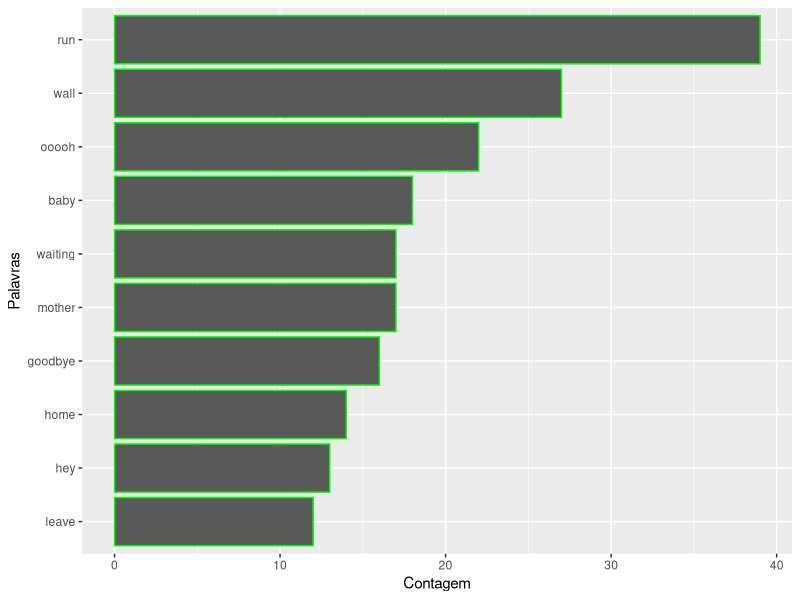
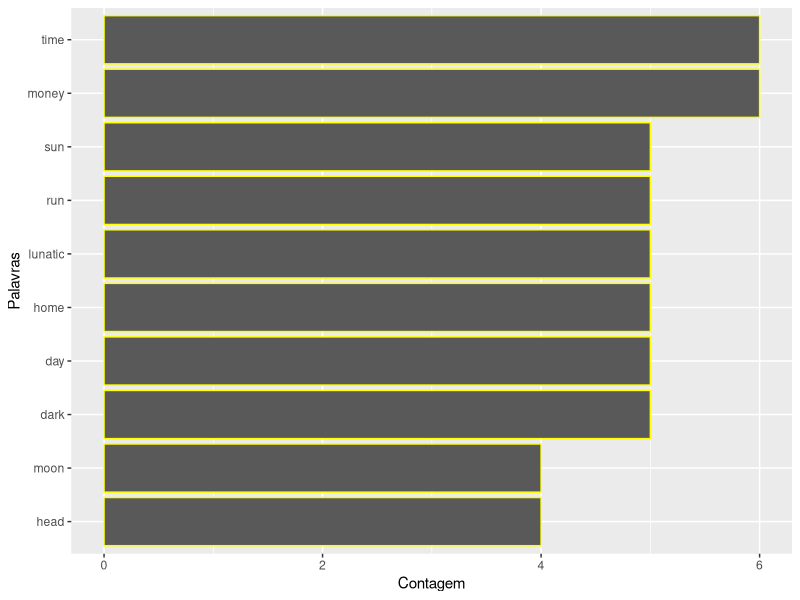
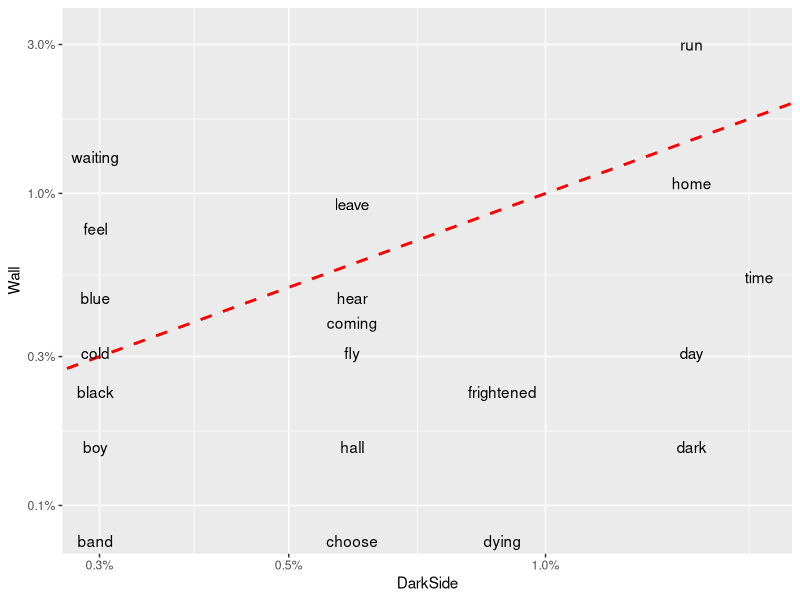
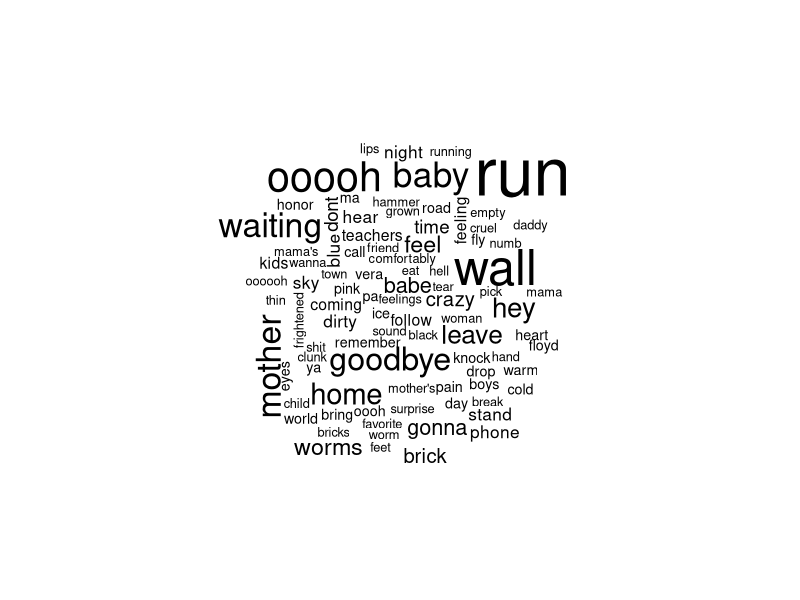
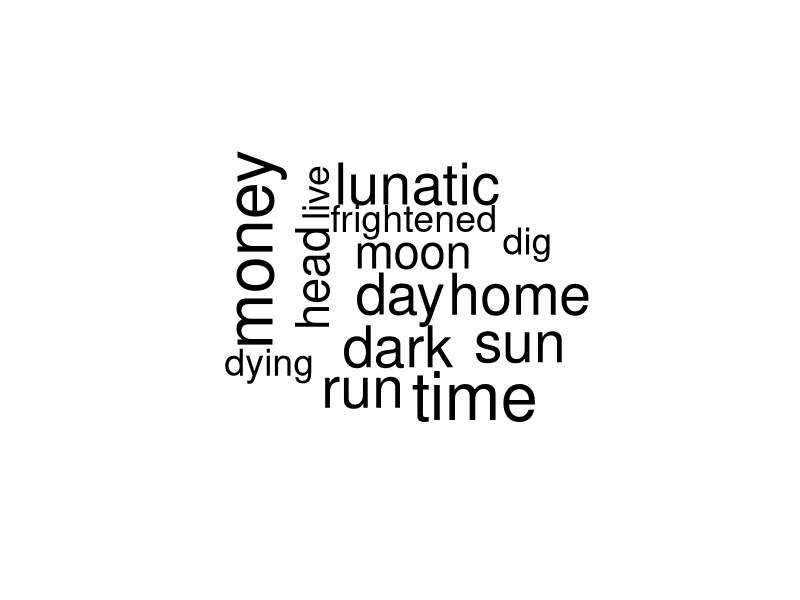

R code for these plots, in order: (Note: this script raises an error after producing the figures.)
## ---- chunk 1
knitr::opts_chunk$set(echo = TRUE)
## ---- chunk 2
library(dplyr)
library(stringr)
library(tidytext)
library(tidyr)
library(ggplot2)

thewall = read.csv("wall.csv",header = FALSE)

tidy_thewall <- data_frame(line=1:551,text = as.character(thewall$V1)) %>%  
  unnest_tokens(word, text)
tidy_thewall

data(stop_words)

tidy_thewall_nostop <- tidy_thewall %>%
  anti_join(stop_words)

tidy_thewall_nostop %>%
  count(word, sort=TRUE) %>%
  filter(n>10) %>%
  mutate(word = reorder(word, n)) %>%
  ggplot(aes(x=word,y=n)) +
  geom_col(color="green")+
  labs(y="Contagem", x="Palavras")+
  coord_flip()
## ---- chunk 3
darkside = read.csv("darkside.csv",header = FALSE)
head(darkside)
dim(darkside)
tidy_darkside <- data_frame(line=1:156,text = as.character(darkside$V1)) %>%  
  unnest_tokens(word, text)
tidy_darkside

data(stop_words)
tidy_darkside_nostop <- tidy_darkside %>%
  anti_join(stop_words)

tidy_darkside_nostop %>%
  count(word, sort=TRUE) %>%
  filter(n>3) %>%
  mutate(word = reorder(word, n)) %>%
  ggplot(aes(x=word,y=n)) +
  geom_col(color="yellow")+
  labs(y="Contagem", x="Palavras")+
  coord_flip()
## ---- chunk 4
freq_Pink <- bind_rows(mutate(tidy_thewall_nostop,album="Wall"),
                       mutate(tidy_darkside_nostop,album="DarkSide"))%>%
mutate(word = str_extract(word, "[a-z']+")) %>%
  count(album, word) %>%
  group_by(album) %>%
  mutate(proportion = n / sum(n)) %>% 
  select(-n) %>% 
  spread(album, proportion)

library(scales) # função percent_format

ggplot(freq_Pink,aes(x=DarkSide,y=Wall))+
  geom_abline(color = "red", lty = 2,lwd=1)+
  geom_text(aes(label = word), check_overlap = TRUE, vjust = 1.5)+
  scale_x_log10(labels = percent_format()) +
  scale_y_log10(labels = percent_format()) +
  scale_color_gradient(limits = c(0, 0.001), low = "darkslategray4",
                       high = "gray75")
## ---- chunk 5
cor.test(data = freq_Pink,~ DarkSide + Wall)
## ---- chunk 6
library(wordcloud)
library(reshape2)
tidy_thewall %>%
  anti_join(stop_words) %>%
  count(word) %>%
  with(wordcloud(word, n, max.words = 100))
## ---- chunk 7
tidy_darkside %>%
  anti_join(stop_words) %>%
  count(word) %>%
  with(wordcloud(word, n, max.words = 100))
## ---- chunk 8
# bancos de dados para análise de sentimentos
get_sentiments("afinn")
get_sentiments("bing")
get_sentiments("nrc")
## ---- chunk 9

tidy_thewall # dados do álbum the wall

# filtrando somente as palavras de alegria

nrcjoy <- get_sentiments("nrc") %>% 
  filter(sentiment == "joy")

# verificando quais são as palavras de alegria do the wall
# em ordem decrescente de frequência

tidy_thewall %>%
  inner_join(nrcjoy) %>%
  count(word, sort = TRUE)

# aqui verificamos quais palavras do the wall estão no banco de dados bing,
# separamos as palvras em grupos formados de 10 em 10 linhas e contamos para
# cada um desses grupos quantas palavras negativas existem e quantas positivas
# existem. Depois fazemos duas colunas contendo a frequencia de cada sentimento
# para cada grupo de linhas, sendo NA substituídos por zero (fill=0).
# por fim, criamos uma medida de sentimento do grupo, dada pela diferença das
# frequêncicas

thewallsentiment <- tidy_thewall %>%
  inner_join(get_sentiments("bing")) %>%
  count(index = line %/% 10, sentiment) %>%
  spread(sentiment, n, fill = 0) %>%
  mutate(sentiment = positive - negative)
head(thewallsentiment)

# evolução dos sentimentos ao longo do álbum para grupos de 10 linhas

ggplot(thewallsentiment, aes(index, sentiment)) +
  geom_col(show.legend = FALSE,col="yellow")+
  labs(x="Índice",y="Sentimento")
## ---- chunk 10
# same stuff for the dark side, mas aqui os grupos tem menos linhas porque esse
# álbum é menor e tem menos palavras que o the wall

darksidesentiment <- tidy_darkside %>%
  inner_join(get_sentiments("bing")) %>%
  count(index = line %/% 5, sentiment) %>%
  spread(sentiment, n, fill = 0) %>%
  mutate(sentiment = positive - negative)
head(darksidesentiment)

ggplot(darksidesentiment, aes(index, sentiment)) +
  geom_col(show.legend = FALSE,col="green")+
  labs(x="Índice",y="Sentimento")
## ---- chunk 11

# para o banco de dados afinn, os sentimentos são medidos em uma escala de
# -5 a 5, daí somando os valores de todas as palavras dentre de um grupo
# obtemos uma medida do sentimento desse grupo

afinn <- tidy_thewall %>% 
  inner_join(get_sentiments("afinn")) %>% 
  group_by(index = line %/% 10) %>% 
  summarise(sentiment = sum(score)) %>% 
  mutate(method = "AFINN")

# no banco bing os sentimentos são classificados positivos ou negativos, já no nrc
# filtramos só os sentimentos positivos e negativos (não considerando os
# labels como alegria, raiva, etc.). Depois criamos uma medida do sentimento
# dada pela diferença da frequencia de sentimentos positivos e negativos

bing_and_nrc <- bind_rows(tidy_thewall %>% 
                            inner_join(get_sentiments("bing")) %>%
                            mutate(method = "Bing et al."),
                          tidy_thewall %>% 
                            inner_join(get_sentiments("nrc") %>% 
                                         filter(sentiment %in% c("positive", 
                                                              "negative")) )%>%
                            mutate(method = "NRC")) %>%
  count(method, index = line %/% 10, sentiment) %>%
  spread(sentiment, n, fill = 0) %>%
  mutate(sentiment = positive - negative)

# criando um gráfico da evolução dos sentimentos no the wall usando os 
# três bancos de dados analisados

bind_rows(afinn, 
          bing_and_nrc) %>%
  ggplot(aes(index, sentiment, fill = method)) +
  geom_col(show.legend = FALSE) +
  facet_wrap(~method, ncol = 1, scales = "free_y")+
  labs(x="Índice",y="Sentimento")
## ---- chunk 12
tidy_thewall %>%
  inner_join(get_sentiments("bing")) %>%
  count(word, sentiment, sort = TRUE) %>%
  acast(word ~ sentiment, value.var = "n", fill = 0) %>%
  comparison.cloud(colors = c("red", "blue"),
                   max.words = 100)
## ---- chunk 13
tidy_darkside %>%
  inner_join(get_sentiments("bing")) %>%
  count(word, sentiment, sort = TRUE) %>%
  acast(word ~ sentiment, value.var = "n", fill = 0) %>%
  comparison.cloud(colors = c("red", "blue"),
                   max.words = 100)
## ---- chunk 14

wall_words <- tidy_thewall %>%
  count(word, sort = TRUE) %>%
  ungroup()
sum(wall_words$n)

ggplot(wall_words, aes(n/sum(wall_words$n))) +
  geom_histogram(show.legend = FALSE) +
  xlim(NA, 0.02)


freq_by_rank_wall <- wall_words %>% 
  mutate(rank = row_number(), 
         `term frequency` = n/sum(wall_words$n))

freq_by_rank_wall %>% 
  ggplot(aes(rank, `term frequency`)) + 
  geom_line(size = 1.2, alpha = 0.8) + 
  scale_x_log10() +
  scale_y_log10()
lm(log10(`term frequency`) ~ log10(rank), data = freq_by_rank_wall)
freq_by_rank_wall %>% 
  ggplot(aes(rank, `term frequency`)) + 
  geom_abline(intercept = -0.9989, slope = -0.8924, color = "red",
              linetype = 2,lwd=1.5) +
  geom_line(size = 1.2, alpha = 0.8) + 
  scale_x_log10() +
  scale_y_log10()
## ---- chunk 15

dark_words <- tidy_darkside %>%
  count(word, sort = TRUE) %>%
  ungroup()
Pink_words <- rbind(mutate(wall_words,album="TheWall"),
                    mutate(dark_words,album="DarkSide"))

Pink_words <- Pink_words %>%
  bind_tf_idf(word, album, n)
Pink_words
  
Pink_words %>%
  arrange(desc(tf_idf))

plot_Pink <- Pink_words %>%
  arrange(desc(tf_idf)) %>%
  mutate(word = factor(word, levels = rev(unique(word))))

plot_Pink %>% 
  top_n(10) %>%
  ggplot(aes(word, tf_idf, fill = album)) +
  geom_col() +
  labs(x = NULL, y = "tf-idf") +
  coord_flip()

plot_Pink %>% 
  group_by(album) %>% 
  top_n(6) %>% 
  ungroup %>%
  ggplot(aes(word, tf_idf, fill = album)) +
  geom_col(show.legend = FALSE) +
  labs(x = NULL, y = "tf-idf") +
  facet_wrap(~album, ncol = 1, scales = "free") +
  coord_flip()
